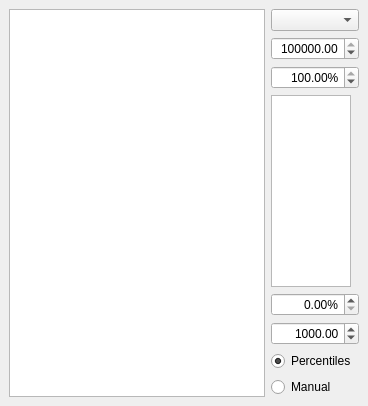
  <widget class="QDockWidget" name="xy_scan_dockWidget">
   <property name="windowTitle">
    <string>XY scan</string>
   </property>
   <attribute name="dockWidgetArea">
    <number>1</number>
   </attribute>
   <widget class="QWidget" name="dockWidgetContents_4">
    <layout class="QVBoxLayout" name="verticalLayout_5">
     <item>
      <layout class="QHBoxLayout" name="horizontalLayout_4" stretch="1,0">
       <item>
        <widget class="ScanPlotWidget" name="xy_ViewWidget">
         <property name="sizePolicy">
          <sizepolicy hsizetype="Expanding" vsizetype="Expanding">
           <horstretch>0</horstretch>
           <verstretch>0</verstretch>
          </sizepolicy>
         </property>
         <property name="transformationAnchor">
          <enum>QGraphicsView::AnchorUnderMouse</enum>
         </property>
        </widget>
       </item>
       <item>
        <layout class="QVBoxLayout" name="verticalLayout" stretch="0,0,0,1,0,0,0,0">
         <item>
          <widget class="QComboBox" name="xy_channel_ComboBox"/>
         </item>
         <item>
          <widget class="ScienDSpinBox" name="xy_cb_max_DoubleSpinBox">
           <property name="sizePolicy">
            <sizepolicy hsizetype="Fixed" vsizetype="Fixed">
             <horstretch>0</horstretch>
             <verstretch>0</verstretch>
            </sizepolicy>
           </property>
           <property name="maximumSize">
            <size>
             <width>100</width>
             <height>16777215</height>
            </size>
           </property>
           <property name="mouseTracking">
            <bool>true</bool>
           </property>
           <property name="acceptDrops">
            <bool>true</bool>
           </property>
           <property name="alignment">
            <set>Qt::AlignRight|Qt::AlignTrailing|Qt::AlignVCenter</set>
           </property>
           <property name="accelerated">
            <bool>true</bool>
           </property>
           <property name="suffix">
            <string/>
           </property>
           <property name="decimals">
            <number>2</number>
           </property>
           <property name="minimum">
            <double>-1000000000.000000000000000</double>
           </property>
           <property name="maximum">
            <double>1000000000.000000000000000</double>
           </property>
           <property name="singleStep">
            <double>0.010000000000000</double>
           </property>
           <property name="value">
            <double>100000.000000000000000</double>
           </property>
          </widget>
         </item>
         <item>
          <widget class="ScienDSpinBox" name="xy_cb_high_percentile_DoubleSpinBox">
           <property name="maximumSize">
            <size>
             <width>100</width>
             <height>16777215</height>
            </size>
           </property>
           <property name="alignment">
            <set>Qt::AlignRight|Qt::AlignTrailing|Qt::AlignVCenter</set>
           </property>
           <property name="suffix">
            <string>%</string>
           </property>
           <property name="decimals">
            <number>2</number>
           </property>
           <property name="minimum">
            <double>0.000000000000000</double>
           </property>
           <property name="maximum">
            <double>100.000000000000000</double>
           </property>
           <property name="value">
            <double>100.000000000000000</double>
           </property>
          </widget>
         </item>
         <item>
          <widget class="PlotWidget" name="xy_cb_ViewWidget">
           <property name="sizePolicy">
            <sizepolicy hsizetype="Preferred" vsizetype="Preferred">
             <horstretch>0</horstretch>
             <verstretch>0</verstretch>
            </sizepolicy>
           </property>
           <property name="maximumSize">
            <size>
             <width>80</width>
             <height>16777215</height>
            </size>
           </property>
          </widget>
         </item>
         <item>
          <widget class="ScienDSpinBox" name="xy_cb_low_percentile_DoubleSpinBox">
           <property name="maximumSize">
            <size>
             <width>100</width>
             <height>16777215</height>
            </size>
           </property>
           <property name="alignment">
            <set>Qt::AlignRight|Qt::AlignTrailing|Qt::AlignVCenter</set>
           </property>
           <property name="suffix">
            <string>%</string>
           </property>
           <property name="decimals">
            <number>2</number>
           </property>
           <property name="minimum">
            <double>0.000000000000000</double>
           </property>
           <property name="maximum">
            <double>100.000000000000000</double>
           </property>
           <property name="value">
            <double>0.000000000000000</double>
           </property>
          </widget>
         </item>
         <item>
          <widget class="ScienDSpinBox" name="xy_cb_min_DoubleSpinBox">
           <property name="sizePolicy">
            <sizepolicy hsizetype="Fixed" vsizetype="Fixed">
             <horstretch>0</horstretch>
             <verstretch>0</verstretch>
            </sizepolicy>
           </property>
           <property name="maximumSize">
            <size>
             <width>100</width>
             <height>16777215</height>
            </size>
           </property>
           <property name="mouseTracking">
            <bool>true</bool>
           </property>
           <property name="acceptDrops">
            <bool>true</bool>
           </property>
           <property name="alignment">
            <set>Qt::AlignRight|Qt::AlignTrailing|Qt::AlignVCenter</set>
           </property>
           <property name="accelerated">
            <bool>true</bool>
           </property>
           <property name="suffix">
            <string/>
           </property>
           <property name="decimals">
            <number>2</number>
           </property>
           <property name="minimum">
            <double>-1000000000.000000000000000</double>
           </property>
           <property name="maximum">
            <double>10000000.000000000000000</double>
           </property>
           <property name="singleStep">
            <double>0.010000000000000</double>
           </property>
           <property name="value">
            <double>1000.000000000000000</double>
           </property>
          </widget>
         </item>
         <item>
          <widget class="QRadioButton" name="xy_cb_centiles_RadioButton">
           <property name="text">
            <string>Percentiles</string>
           </property>
           <property name="checked">
            <bool>true</bool>
           </property>
          </widget>
         </item>
         <item>
          <widget class="QRadioButton" name="xy_cb_manual_RadioButton">
           <property name="text">
            <string>Manual</string>
           </property>
           <property name="checked">
            <bool>false</bool>
           </property>
          </widget>
         </item>
        </layout>
       </item>
      </layout>
     </item>
    </layout>
   </widget>
  </widget>
